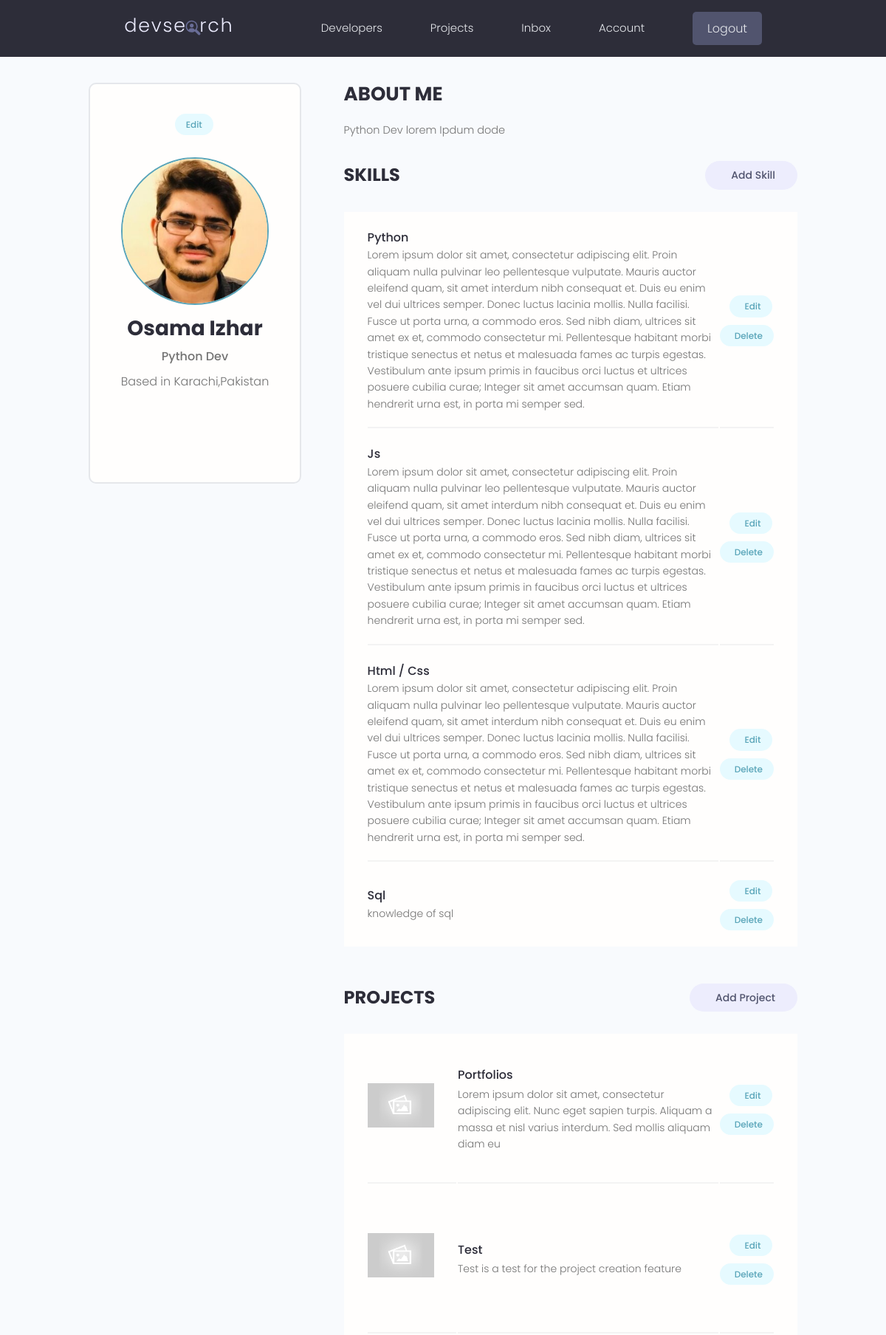
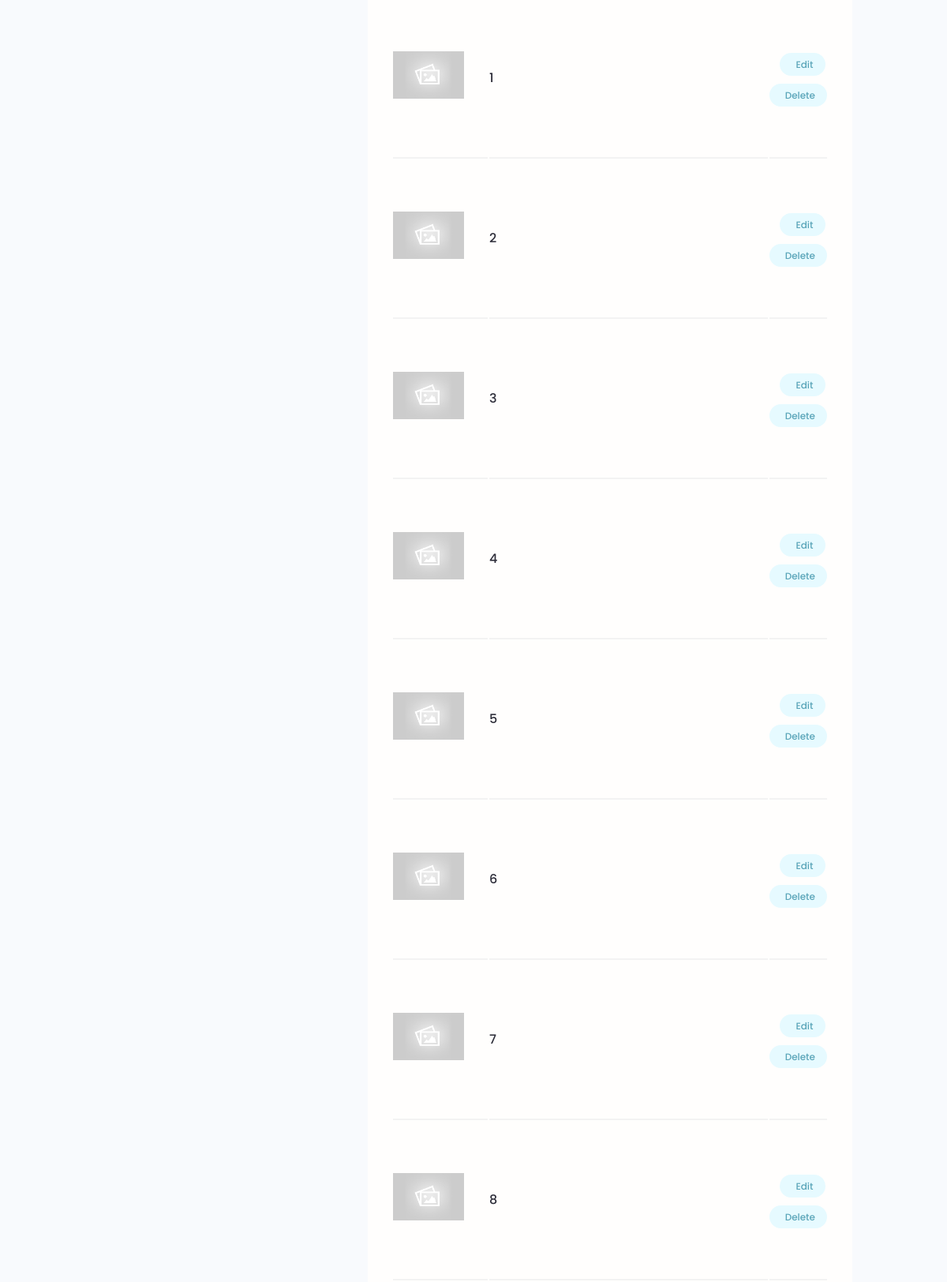
The app's page /account/ (signed in, upper part) with its own data (2 pictures, top to bottom).
### users/models.py (models this page shows, shortened)
class Profile(models.Model):
    user= models.OneToOneField(
        User,on_delete=models.CASCADE, null=True,blank=True
    ) # creating one to one relationship with User default model of django
    name=models.CharField(max_length=200,blank=True,null=True)
    username=models.CharField(max_length=200,blank=True,null=True)
    location=models.CharField(max_length=200,blank=True,null=True)
    email=models.EmailField(max_length=500,blank=True,null=True)
    short_intro=models.CharField(max_length=200,blank=True,null=True)
    bio=models.TextField(blank=True,null=True)
    profile_image=models.ImageField(
        null=True,blank=True,upload_to="profiles/",default="profiles/user-default.png"
    )
    social_github = models.CharField(max_length=200,blank=True,null=True)
    social_twitter = models.CharField(max_length=200,blank=True,null=True)
    social_linkedin = models.CharField(max_length=200,blank=True,null=True)
    social_youtube = models.CharField(max_length=200,blank=True,null=True)
    social_website = models.CharField(max_length=200,blank=True,null=True)
    created= models.DateTimeField(auto_now_add=True) # auto_now_add adds timestamp automatically as model instance is created
    id= models.UUIDField(default=uuid.uuid4,unique=True,primary_key=True,editable=False) # UUID 16 character unique ids

class Skill(models.Model):
    owner=models.ForeignKey(Profile,on_delete=models.CASCADE,null=True,blank=True)
    name=models.CharField(max_length=200,blank=True,null=True)
    description=models.TextField(null=True,blank=True)
    created= models.DateTimeField(auto_now_add=True,editable=False) # auto_now_add adds timestamp automatically as model instance is created
    id=models.UUIDField(default=uuid.uuid4,unique=True,primary_key=True,editable=False)

### projects/models.py (models this page shows, shortened)
class Project(models.Model):
    owner=  models.ForeignKey(Profile,null=True,blank=True,on_delete=models.SET_NULL) # setting null to true here so we can run migration without data, SET_NULL is used so that we if someone deletes project accidently it can be retrived back
    title= models.CharField(max_length=200)
    description= models.TextField(null=True,blank=True)
    featured_image= models.ImageField(null=True,blank=True,default="default.jpg") # requires pillow to use
    demo_link= models.CharField(max_length=2000,null=True,blank=True)
    source_link= models.CharField(max_length=2000,null=True,blank=True)
    tags= models.ManyToManyField("Tag", blank=True) # using Tag as string since it is referenced afterwards so python will be able to find it
    vote_total= models.IntegerField(default=0,null=True,blank=True)
    vote_ratio= models.IntegerField(default=0,null=True,blank=True)
    created= models.DateTimeField(auto_now_add=True) # auto_now_add adds timestamp automatically as model instance is created
    id= models.UUIDField(default=uuid.uuid4,unique=True,primary_key=True,editable=False) # UUID 16 character unique ids
    class Meta:
        ordering = ['-vote_ratio',"-vote_total"]  # ordering entries based on created field by default in ascending order

### users/views.py (the view)
# urls.py: path('account/',views.userAccount,name="account"),
@login_required(login_url='login')
def userAccount(request):
    profile=request.user.profile # getting current logged in user.profile
    skills=profile.skill_set.all()
    projects=profile.project_set.all()
    context={'profile':profile,"skills":skills,"projects":projects}
    return render(request,"users/account.html",context)

### users/templates/users/account.html (shortened to what this page needs)
{% extends "main.html" %}
{% block content %}
  <main class="settingsPage profile my-md">
    <div class="container">
      <div class="layout">
        <div class="column column--1of3">
          <div class="card text-center">
            <div class="card__body dev">
              <a class="tag tag--pill tag--main settings__btn" href="{% url 'edit-account' %}"> Edit</a>
              <img class="avatar avatar--xl dev__avatar" src="{{profile.profile_image.url}}" />
              <h2 class="dev__name">{{profile.name}}</h2>
              <p class="dev__title">{{profile.short_intro}}</p>
              <p class="dev__location">Based in {{profile.location}}</p>
              <ul class="dev__social">
                            </ul>
            </div>
          </div>
        </div>
        <div class="column column--2of3">
          <div class="devInfo">
            <h3 class="devInfo__title">About Me</h3>
            <p class="devInfo__about">{{profile.bio}}</p>
          </div>
          <div class="settings">
            <h3 class="settings__title">Skills</h3>
            <a class="tag tag--pill tag--sub settings__btn tag--lg" href="{% url 'create-skill'%}"> Add
              Skill</a>
          </div>
          <table class="settings__table">
            {% for skill in skills%}
            <tr>
              <td class="settings__tableInfo">
                <h4>{{skill.name}}</h4>
                <p>{{skill.description}}</p>
              </td>
              <td class="settings__tableActions">
                <a class="tag tag--pill tag--main settings__btn" href="{% url 'update-skill' skill.id  %}"> Edit</a>
                <a class="tag tag--pill tag--main settings__btn" href="{% url 'delete-skill' skill.id %}?next=/account/">
                  Delete</a>
              </td>
            </tr>
            {% endfor %}
          </table>
          <div class="settings">
            <h3 class="settings__title">Projects</h3>
            <a class="tag tag--pill tag--sub settings__btn tag--lg" href="{% url 'create-project' %}"> Add
              Project</a>
            </div>
          <table class="settings__table">
            {% for project in projects %}
            <tr>
              <td class="settings__thumbnail">
                <a href="{% url 'project' project.id %}"><img src="{{project.featured_image.url}}" alt="Project Thumbnail" /></a>
              </td>
              <td class="settings__tableInfo">
                <a href="{% url 'project' project.id %}">{{project.title}}</a>
                <p>{{project.description|slice:"150"}}</p>
              </td>
              <td class="settings__tableActions">
                <a class="tag tag--pill tag--main settings__btn" href="{% url 'update-project' project.id %}">
                  Edit</a>
                <a class="tag tag--pill tag--main settings__btn" href="{% url 'delete-project' project.id %}?next=/account/">
                  Delete</a>
              </td>
            </tr>
            {% endfor %}
          </table>
        </div>
      </div>
    </div>
  </main>
{% endblock %}

### static/styles/app.css (style rules this page uses)
:root { --color-sub: #2d2d39; }
.card { border: 2px solid var(--color-light); }
img { width: 100%; }
.profile .card > .dev { padding: 4rem; }
.dev__avatar { display: block; margin: auto; }
.dev__name { color: var(--color-sub); font-size: 2.8rem; font-weight: 700; margin-top: 1rem; margin-bottom: 0.5rem; }
.dev__title { font-size: 1.6rem; font-weight: 500; line-height: 1.3; }
.dev__location { margin-top: 1rem; }
.dev__social { margin: 3rem 0; list-style: none; display: flex; justify-content: center; gap: 1.5rem; }
.devInfo { margin-bottom: 3rem; }
.devInfo__title, .devInfo__subtitle { font-size: 2.6rem; color: var(--color-sub); text-transform: uppercase; font-weight: 700; margin-bottom: 1.5rem; }
.devInfo__about, .devSkill__info { font-size: 1.45rem; line-height: 1.7; text-align: justify; }
.settingsPage .dev > .settings__btn { display: inline-block; margin-bottom: 3rem; }
.settings { display: flex; justify-content: space-between; align-items: center; }
.settings__title { font-size: 2.4rem; text-transform: uppercase; font-weight: 700; color: var(--color-sub); }
.settings__table { margin-top: 3rem; margin-bottom: 5rem; padding: 0 3rem; background: var(--color-white); }
.settings__table tr { width: 100%; }
.settings__table tr > td { padding: 2rem 0; }
.settings__table tr:not(:last-child) td { border-bottom: 2px solid var(--color-white-light); }
.settings__thumbnail { width: 23%; min-width: 10rem; }
.settings__thumbnail img { padding-right: 3rem; height: 15rem; object-fit: contain; }
.settings__tableInfo { width: 100%; }
.settings__tableInfo h4, .settings__tableInfo a { padding-right: 1rem; width: auto; font-size: 1.6rem; font-weight: 500; color: var(--color-sub); }
.settings__tableInfo p { font-size: 1.4rem; }
.settings__tableActions { text-align: right; }

### static/uikit/styles/modules/_variables.css (style rules this page uses)
:root { --color-main: #5aa5b9; --color-main-light: #e6faff; --color-sub: #3f4156; --color-sub-light: #51546e; --color-sub-lighter: #ededfd; --color-text: #737373; --color-gray: #8b8b8b; --color-light: #e5e7eb; --color-light-gray: #767676; --color-bg: #f8fafd; --color-white: #fffefd; --color-white-light: #f3f3f3; --color-success: #359e64; --color-success-bg: #def8e8; --color-error: #fc4b0b; --color-error-bg: #fff2ee; --font-base: 'Poppins', arial, helvetica, 'Segoe UI', roboto, ubuntu, sans-serif; --font-monospace: 'Fira Code', 'Courier New', courier, monospace; --font-regular: 300; --font-medium: 500; --font-bold: 700; --generic-shadow: 1px 1px 5px #00000010; --generic-transition: all 0.3s ease-in-out; }

### static/uikit/styles/modules/_base.css (style rules this page uses)
* { margin: 0; padding: 0; box-sizing: border-box; text-rendering: optimizeLegibility; color: inherit; font-size: inherit; }
html { font-size: 50%; }
@media only screen and (min-width: 480px) { html { font-size: 56.25%; } }
@media only screen and (min-width: 1200px) { html { font-size: 62.5%; } }
body { line-height: 1.6; font-weight: 400; font-size: 1.5rem; color: var(--color-text); background-color: var(--color-bg); min-height: 100vh; }

### static/uikit/styles/modules/_typography.css (style rules this page uses)
* { font-family: var(--font-base); }
h2 { font-size: 3.6rem; font-weight: var(--font-bold); }
h3 { font-size: 3.2rem; font-weight: var(--font-medium); }
h4 { font-size: 2.8rem; font-weight: var(--font-medium); }
p, span, strong { font-size: 1.6rem; color: var(--color-text); font-weight: var(--font-regular); }
a { padding-bottom: 2px; text-decoration: none; display: inline-block; color: var(--color-main); font-weight: var(--font-medium); }

### static/uikit/styles/modules/_utilities.css (style rules this page uses)
.container { width: 92%; max-width: 165rem; margin: 0 auto; box-sizing: border-box; }
@media screen and (min-width: 1000px) { .container { width: 90%; } }
@media screen and (min-width: 1200px) { .container { width: 80%; } }
.text-center { text-align: center; }
.my-md { margin: 3rem auto; }

### static/uikit/styles/modules/_avatar.css (style rules this page uses)
.avatar { border-radius: 50%; border: 2px solid var(--color-main); object-fit: cover; }
.avatar--xl { height: 20rem; width: 20rem; }

### static/uikit/styles/modules/_card.css (style rules this page uses)
.card { border-radius: 1rem; background-color: var(--color-white); border: 1.5px solid var(--color-light); width: auto; height: auto; margin-top: 0.5rem; margin-bottom: 0.5rem; overflow: hidden; }
.card__body, .card__header { padding: 2rem 2.5rem; }

### static/uikit/styles/modules/_layout.css (style rules this page uses)
.layout { display: flex; flex-flow: row wrap; justify-content: space-between; }
.layout > .column { margin-bottom: 3rem; }
.layout > .column.column--1of3 { flex-basis: 30%; }
.layout > .column.column--2of3 { flex-basis: 64%; }

### records on screen
Profile: profile_image (picture), name "Osama Izhar", short_intro "Python Dev", location "Karachi,Pakistan", bio "Python Dev lorem Ipdum dode"
Skill: name "Python", description "Lorem ipsum dolor sit amet, consectetur adipiscing elit. Proin aliquam nulla pulvinar leo pellentesque vulputate. Mauris auctor eleifend quam, sit amet interdum nibh consequat et. Duis eu enim vel dui ultrices semper. Donec luctus lacinia mollis. Nulla facilisi. Fusce ut porta urna, a commodo eros. Sed nibh diam, ultrices sit amet ex et, commodo consectetur mi. Pellentesque habitant morbi tristique senectus et netus et malesuada fames ac turpis egestas. Vestibulum ante ipsum primis in faucibus orci luctus et ultrices posuere cubilia curae; Integer sit amet accumsan quam. Etiam hendrerit urna est, in porta mi semper sed."
Skill: name "Js", description "Lorem ipsum dolor sit amet, consectetur adipiscing elit. Proin aliquam nulla pulvinar leo pellentesque vulputate. Mauris auctor eleifend quam, sit amet interdum nibh consequat et. Duis eu enim vel dui ultrices semper. Donec luctus lacinia mollis. Nulla facilisi. Fusce ut porta urna, a commodo eros. Sed nibh diam, ultrices sit amet ex et, commodo consectetur mi. Pellentesque habitant morbi tristique senectus et netus et malesuada fames ac turpis egestas. Vestibulum ante ipsum primis in faucibus orci luctus et ultrices posuere cubilia curae; Integer sit amet accumsan quam. Etiam hendrerit urna est, in porta mi semper sed."
Skill: name "Html / Css", description "Lorem ipsum dolor sit amet, consectetur adipiscing elit. Proin aliquam nulla pulvinar leo pellentesque vulputate. Mauris auctor eleifend quam, sit amet interdum nibh consequat et. Duis eu enim vel dui ultrices semper. Donec luctus lacinia mollis. Nulla facilisi. Fusce ut porta urna, a commodo eros. Sed nibh diam, ultrices sit amet ex et, commodo consectetur mi. Pellentesque habitant morbi tristique senectus et netus et malesuada fames ac turpis egestas. Vestibulum ante ipsum primis in faucibus orci luctus et ultrices posuere cubilia curae; Integer sit amet accumsan quam. Etiam hendrerit urna est, in porta mi semper sed."
Skill: name "Sql", description "knowledge of sql"
Project: featured_image (placeholder picture), title "Portfolios", description "Lorem ipsum dolor sit amet, consectetur adipiscing elit. Nunc eget sapien turpis. Aliquam a massa et nisl varius interdum. Sed mollis aliquam diam eu"
Project: featured_image (placeholder picture), title "Test", description "Test is a test for the project creation feature"
Project: featured_image (placeholder picture), title "1"
Project: featured_image (placeholder picture), title "2"
Project: featured_image (placeholder picture), title "3"
Project: featured_image (placeholder picture), title "4"
Project: featured_image (placeholder picture), title "5"
Project: featured_image (placeholder picture), title "6"
Project: featured_image (placeholder picture), title "7"
Project: featured_image (placeholder picture), title "8"
